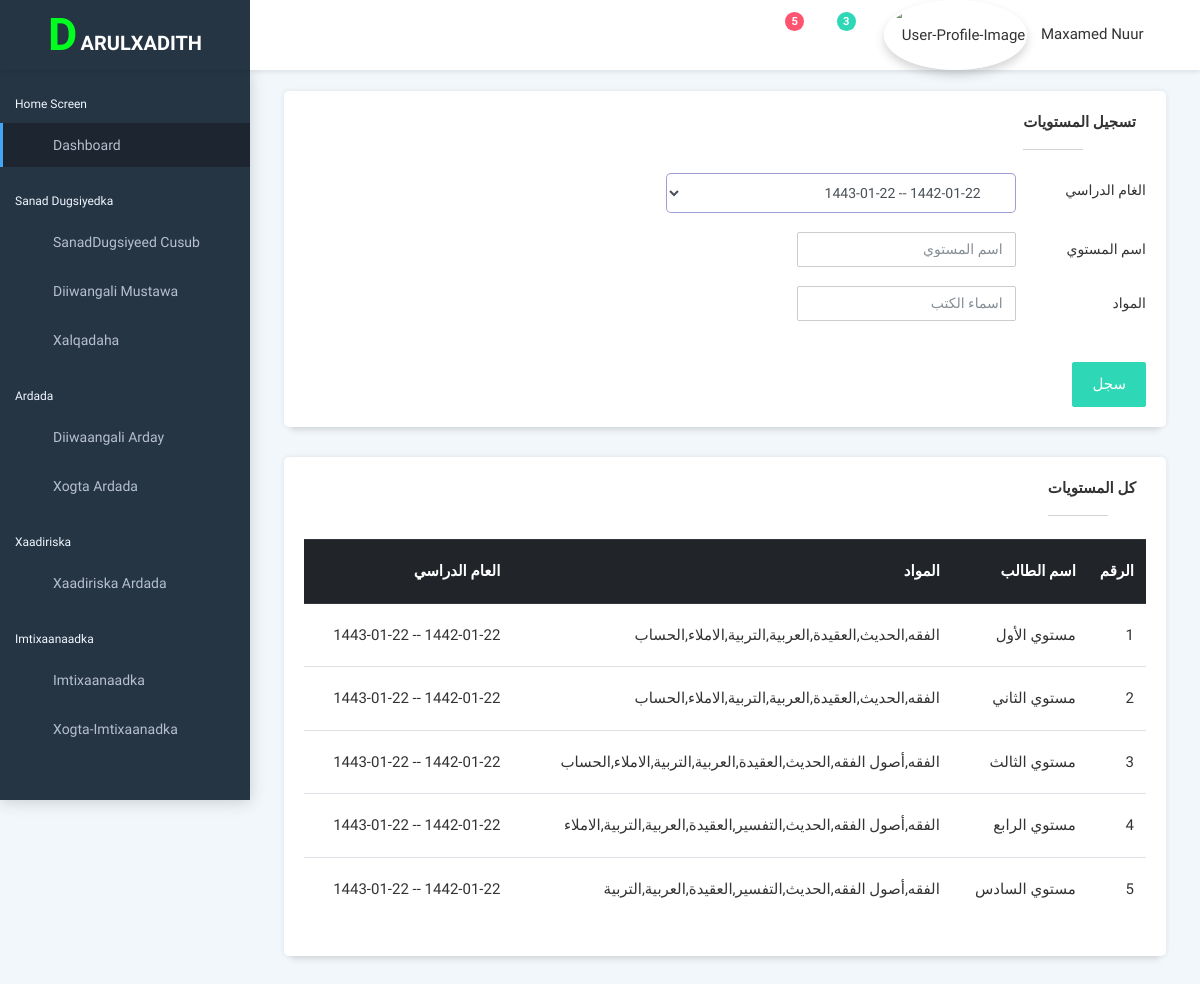
Before: /mustawa/ with the older database file.
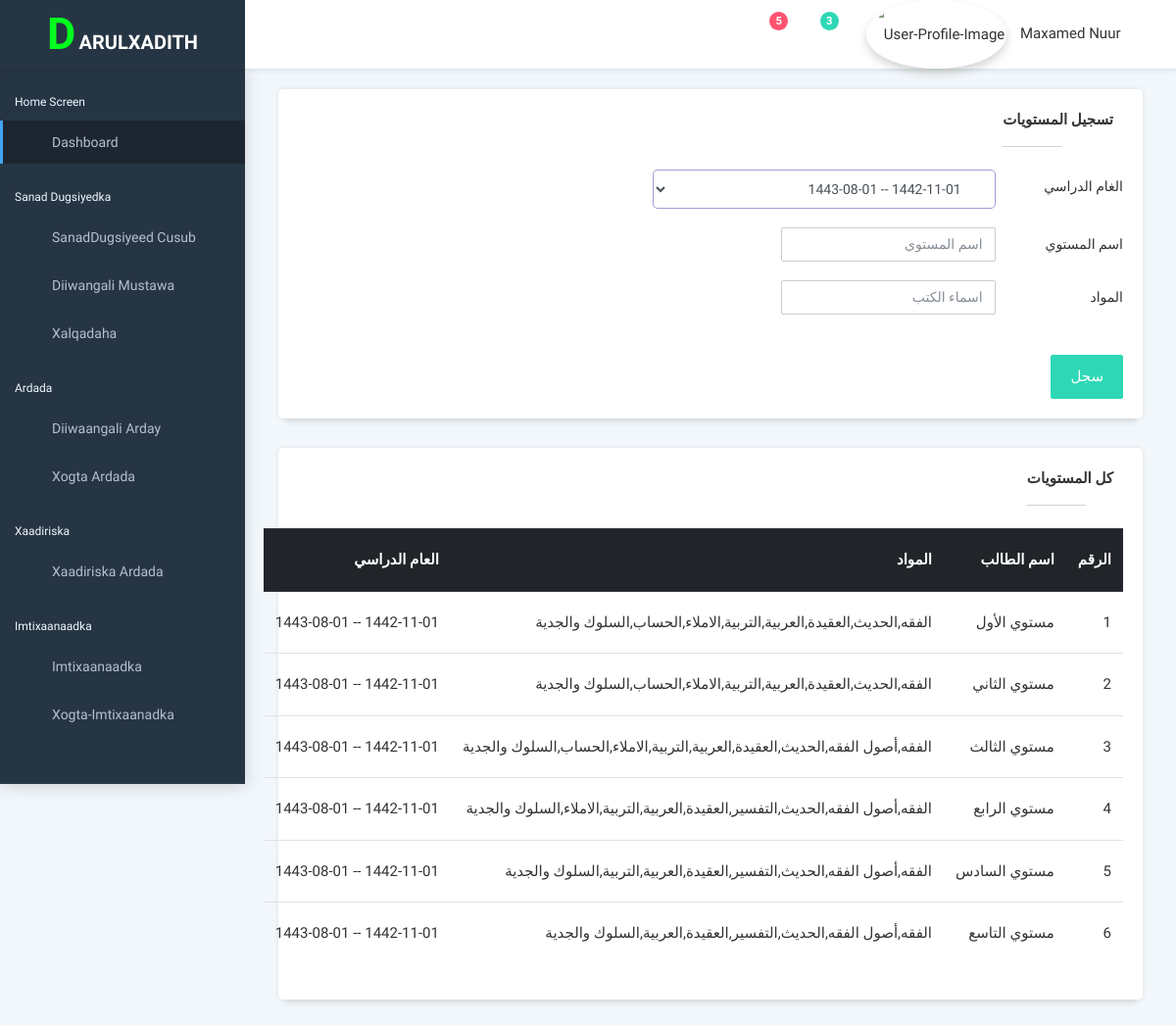
After: the same page with the newer database file.
### darulxadith_system/models.py (models this page shows)
class Mustawaha(models.Model):
    magacaMustawaha=models.CharField(max_length=100)
    sanadDugsiyeedka=models.ForeignKey(SanadDugsiyeedka,on_delete=models.CASCADE)
    maadoyinka=models.CharField(max_length=1000)
    def __str__(self) -> str:
        return self.magacaMustawaha

class SanadDugsiyeedka(models.Model):
    taariikhdaBillowgaHijri = models.CharField(max_length=10)
    taariikhdaDhamaadkaHijri = models.CharField(max_length=10)
    taariikhdaBillowgaMiladi=models.CharField(max_length=10)
    taariikhdaDhamaadkaMIladi=models.CharField(max_length=10)
    def __str__(self):
        return str(self.taariikhdaBillowgaHijri)+" -- "+str(self.taariikhdaDhamaadkaHijri)

### darulxadith_system/views.py (the view)
# urls.py: path('mustawa/',views.registerMustawa,name='add_mustawa'),
def registerMustawa(request):
    if request.POST:
        magacaMustawaha=request.POST.get('magaca-mustawaha')
        sanadDugsiyedka=request.POST.get('sanad-dugsiyedka')
        maadoyinka=request.POST.get('maadoyinka')
        Mustawaha.objects.create(magacaMustawaha=magacaMustawaha,sanadDugsiyeedka=SanadDugsiyeedka.objects.all()[0],maadoyinka=maadoyinka)
    sanadDugsiyedyada=SanadDugsiyeedka.objects.all()
    mustawayasha=Mustawaha.objects.all()
    data={
        'sanadDugsiyedyada':sanadDugsiyedyada,
        'mustawayasha':mustawayasha
    }
    return render(request,'darulxadith_pr/add_mustawa.html',data)

### templates/darulxadith_pr/add_mustawa.html (shortened to what this page needs)
{% extends 'base.html' %}
{% load jalali_tags %}
{% load static %}
{% block content %}
<link href="{% static " hijriStatic/css/bootstrap-datetimepicker.min.css" %}" rel="stylesheet" />
<div class="pcoded-content" dir="rtl" style="text-align: right; font-family: 'Amiri', serif;">
    <div class="pcoded-inner-content">
        <div class="main-body">
            <div class="page-wrapper">
                <div class="page-body">
                    <div class="row">
                        <div class="col-sm-12">
                            <div class="card">
                                <div class="card-header">
                                    <h5 style="font-family: 'Amiri', serif;">تسجيل المستويات</h5>
                                </div>
                                <div class="card-block">
                                    <form method="post" action="/mustawa/" enctype="multipart/form-data">
                                        <div class="form-group row">
                                            <label class="col-sm-2 col-form-label">الغام الدراسي</label>
                                            <div class="row">
                                                <div class="col-sm-8">
                                                    <select name="sanad-dugsiyedka" class="form-control"
                                                        style='padding-right: 30px;width:350px;height: 40px; border: 1px solid rgba(29, 29, 157, 0.427);border-radius: 5px;'
                                                        required style="text-align: center;">
                                                        {% for sanadDugsiyedka in sanadDugsiyedyada %}
                                                            <option>{{sanadDugsiyedka}}</option>
                                                        {% endfor %}
                                                    </select>
                                                </div>
                                            </div>
                                        </div>
                                        <div class="form-group row">
                                            <label class="col-sm-2 col-form-label">اسم المستوي</label>
                                            <div class="row">
                                                <div class="col-sm-12">
                                                    <input name="magaca-mustawaha" placeholder="اسم المستوي" type="text" class="form-control" required />
                                                </div>
                                            </div>
                                        </div>
                                        <div class="form-group row">
                                            <label class="col-sm-2 col-form-label">المواد</label>
                                            <div class="row">
                                                <div class="col-sm-12">
                                                    <input name="maadoyinka" placeholder="اسماء الكتب" type="text"
                                                        class="form-control" required>
                                                </div>
                                            </div>
                                        </div>
                                        <br>
                                        <button type="submit" name="submit"
                                            class="btn btn-success waves-effect waves-light">سجل</button>
                                    </form>
                                </div>
                            </div>
                            <div class="card">
                                <div class="card-header">
                                    <h5 style="font-family: 'Amiri', serif;">كل المستويات</h5>
                                </div>
                                <div class="card-block">
                                    <table class="table">
                                        <thead class="thead-dark">
                                            <th width="10px" >الرقم</th>
                                            <th>اسم الطالب</th>
                                            <th>المواد</th>
                                            <th>العام الدراسي</th>
                                        </thead>
                                        <tbody>
                                            {% for mustawaha in mustawayasha %}
                                            <tr onclick="location.href='/xogta_mustawahaan/{{mustawaha.pk}}'" >
                                                 <td>{{ forloop.counter }}</td>
                                                <td>{{ mustawaha }}</td>
                                                <td>{{ mustawaha.maadoyinka }}</td>
                                                <td>{{ mustawaha.sanadDugsiyeedka }}</td>
                                            </tr>
                                            {% endfor %}
                                        </tbody>
                                    </table>
                                </div>
                            </div>
                        </div>
                    </div>
                </div>
            </div>
        </div>
    </div>
</div>
{% endblock %}

Changed rows visible on the page:
changed Mustawaha "مستوي الأول": maadoyinka "الفقه,الحديث,العقيدة,العربية,التربية,الاملاء,الحساب" → "الفقه,الحديث,العقيدة,العربية,التربية,الاملاء,الحساب,السلوك والجدية"; sanadDugsiyeedka "1442-01-22 -- 1443-01-22" → "1442-11-01 -- 1443-08-01"
changed Mustawaha "مستوي الثاني": maadoyinka "الفقه,الحديث,العقيدة,العربية,التربية,الاملاء,الحساب" → "الفقه,الحديث,العقيدة,العربية,التربية,الاملاء,الحساب,السلوك والجدية"; sanadDugsiyeedka "1442-01-22 -- 1443-01-22" → "1442-11-01 -- 1443-08-01"
changed Mustawaha "مستوي الثالث": maadoyinka "الفقه,أصول الفقه,الحديث,العقيدة,العربية,التربية,الاملاء,الحساب" → "الفقه,أصول الفقه,الحديث,العقيدة,العربية,التربية,الاملاء,الحساب,السلوك والجدية"; sanadDugsiyeedka "1442-01-22 -- 1443-01-22" → "1442-11-01 -- 1443-08-01"
changed Mustawaha "مستوي الرابع": maadoyinka "الفقه,أصول الفقه,الحديث,التفسير,العقيدة,العربية,التربية,الاملاء" → "الفقه,أصول الفقه,الحديث,التفسير,العقيدة,العربية,التربية,الاملاء,السلوك والجدية"; sanadDugsiyeedka "1442-01-22 -- 1443-01-22" → "1442-11-01 -- 1443-08-01"
changed Mustawaha "مستوي السادس": maadoyinka "الفقه,أصول الفقه,الحديث,التفسير,العقيدة,العربية,التربية" → "الفقه,أصول الفقه,الحديث,التفسير,العقيدة,العربية,التربية,السلوك والجدية"; sanadDugsiyeedka "1442-01-22 -- 1443-01-22" → "1442-11-01 -- 1443-08-01"
added Mustawaha: magacaMustawaha "مستوي التاسع", maadoyinka "الفقه,أصول الفقه,الحديث,التفسير,العقيدة,العربية,السلوك والجدية", sanadDugsiyeedka "1442-11-01 -- 1443-08-01"
Other visible differences:
form field sanad-dugsiyedka: "1442-01-22 -- 1443-01-22" → "1442-11-01 -- 1443-08-01"
